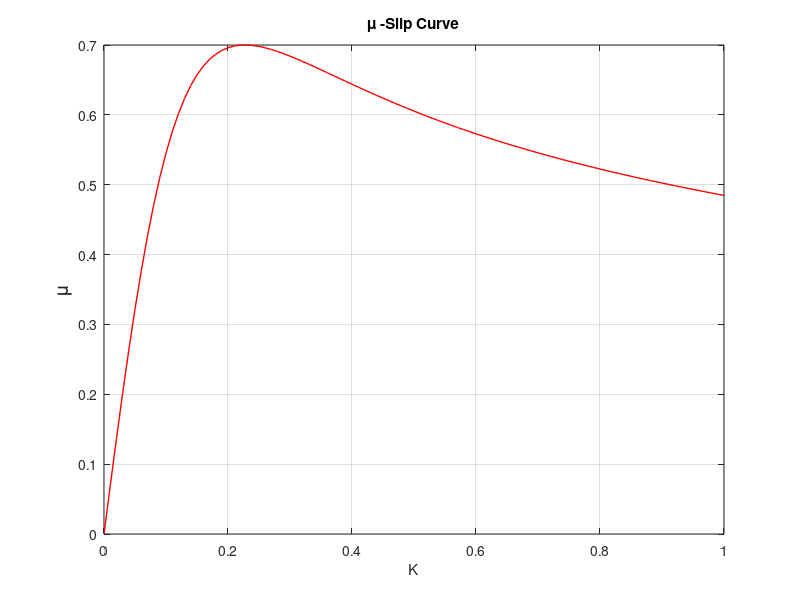

Write MATLAB code to recreate this figure.
D = 0.7;%D改這
C = 2.45;
B =4;
E=0.95;

x = 0:0.01:1;
y = D *sin(C* atan(B*x-E*(B*x-atan(B*x))));


plot(x,y,'r','LineWidth',1);%顏色改第三個參數
xlabel('K');
ylabel('\mu','FontSize',14);
yticks(0:0.1:D);%y軸一格是0.1
title('\mu -Slip Curve');
grid on;
